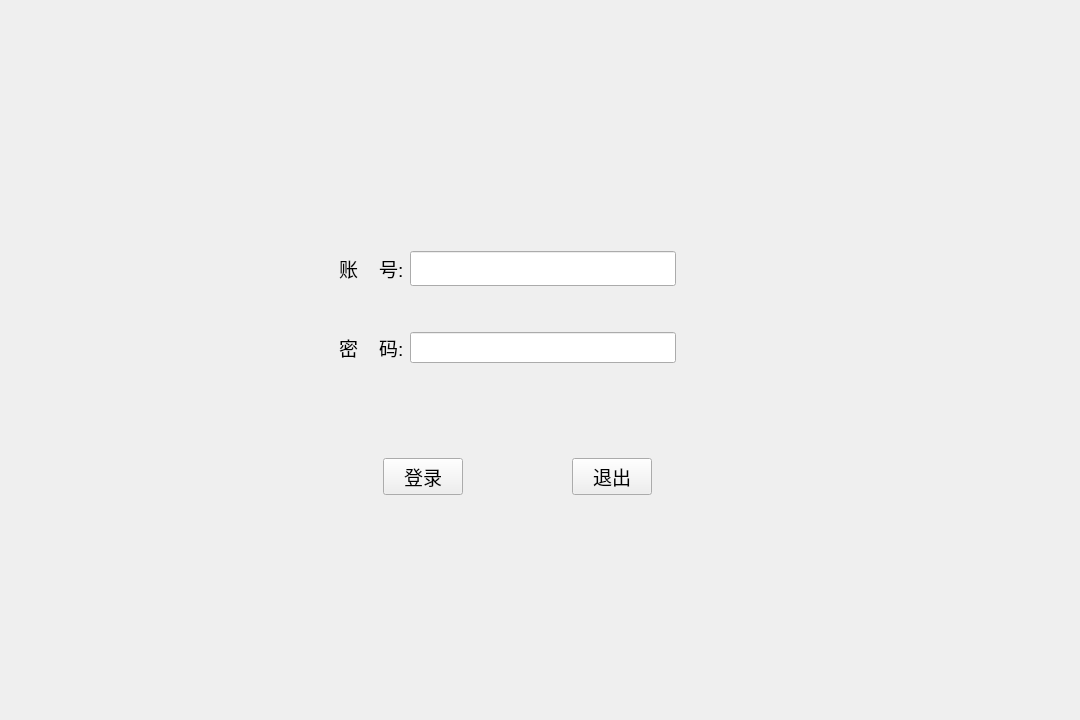
<?xml version="1.0" encoding="UTF-8"?>
<ui version="4.0">
 <class>Widget</class>
 <widget class="QWidget" name="Widget">
  <property name="geometry">
   <rect>
    <x>0</x>
    <y>0</y>
    <width>1080</width>
    <height>720</height>
   </rect>
  </property>
  <property name="sizePolicy">
   <sizepolicy hsizetype="Fixed" vsizetype="Fixed">
    <horstretch>0</horstretch>
    <verstretch>0</verstretch>
   </sizepolicy>
  </property>
  <property name="minimumSize">
   <size>
    <width>1080</width>
    <height>720</height>
   </size>
  </property>
  <property name="maximumSize">
   <size>
    <width>1080</width>
    <height>720</height>
   </size>
  </property>
  <property name="windowTitle">
   <string>登录界面</string>
  </property>
  <property name="windowIcon">
   <iconset theme="edit-copy"/>
  </property>
  <widget class="QWidget" name="widget_3" native="true">
   <property name="geometry">
    <rect>
     <x>270</x>
     <y>170</y>
     <width>495</width>
     <height>334</height>
    </rect>
   </property>
   <layout class="QVBoxLayout" name="verticalLayout">
    <item>
     <widget class="QWidget" name="widget" native="true">
      <layout class="QGridLayout" name="gridLayout">
       <item row="3" column="2">
        <widget class="QLineEdit" name="password">
         <property name="font">
          <font>
           <pointsize>14</pointsize>
          </font>
         </property>
         <property name="echoMode">
          <enum>QLineEdit::Password</enum>
         </property>
        </widget>
       </item>
       <item row="3" column="1">
        <widget class="QLabel" name="label_2">
         <property name="font">
          <font>
           <pointsize>14</pointsize>
          </font>
         </property>
         <property name="text">
          <string>密    码:</string>
         </property>
        </widget>
       </item>
       <item row="1" column="3">
        <spacer name="horizontalSpacer_4">
         <property name="orientation">
          <enum>Qt::Horizontal</enum>
         </property>
         <property name="sizeType">
          <enum>QSizePolicy::Fixed</enum>
         </property>
         <property name="sizeHint" stdset="0">
          <size>
           <width>80</width>
           <height>20</height>
          </size>
         </property>
        </spacer>
       </item>
       <item row="4" column="1">
        <spacer name="verticalSpacer_3">
         <property name="orientation">
          <enum>Qt::Vertical</enum>
         </property>
         <property name="sizeHint" stdset="0">
          <size>
           <width>20</width>
           <height>40</height>
          </size>
         </property>
        </spacer>
       </item>
       <item row="0" column="1">
        <spacer name="verticalSpacer_2">
         <property name="orientation">
          <enum>Qt::Vertical</enum>
         </property>
         <property name="sizeHint" stdset="0">
          <size>
           <width>20</width>
           <height>40</height>
          </size>
         </property>
        </spacer>
       </item>
       <item row="2" column="1">
        <spacer name="verticalSpacer">
         <property name="orientation">
          <enum>Qt::Vertical</enum>
         </property>
         <property name="sizeType">
          <enum>QSizePolicy::Fixed</enum>
         </property>
         <property name="sizeHint" stdset="0">
          <size>
           <width>20</width>
           <height>40</height>
          </size>
         </property>
        </spacer>
       </item>
       <item row="1" column="2">
        <widget class="QLineEdit" name="account">
         <property name="font">
          <font>
           <family>新宋体</family>
           <pointsize>14</pointsize>
          </font>
         </property>
        </widget>
       </item>
       <item row="1" column="1">
        <widget class="QLabel" name="label">
         <property name="font">
          <font>
           <pointsize>14</pointsize>
          </font>
         </property>
         <property name="text">
          <string>账    号:</string>
         </property>
        </widget>
       </item>
       <item row="1" column="0">
        <spacer name="horizontalSpacer_5">
         <property name="orientation">
          <enum>Qt::Horizontal</enum>
         </property>
         <property name="sizeType">
          <enum>QSizePolicy::Fixed</enum>
         </property>
         <property name="sizeHint" stdset="0">
          <size>
           <width>60</width>
           <height>20</height>
          </size>
         </property>
        </spacer>
       </item>
      </layout>
     </widget>
    </item>
    <item>
     <widget class="QWidget" name="widget_2" native="true">
      <layout class="QHBoxLayout" name="horizontalLayout">
       <item>
        <spacer name="horizontalSpacer_2">
         <property name="orientation">
          <enum>Qt::Horizontal</enum>
         </property>
         <property name="sizeHint" stdset="0">
          <size>
           <width>40</width>
           <height>20</height>
          </size>
         </property>
        </spacer>
       </item>
       <item>
        <widget class="QPushButton" name="log_in">
         <property name="font">
          <font>
           <pointsize>14</pointsize>
          </font>
         </property>
         <property name="text">
          <string>登录</string>
         </property>
        </widget>
       </item>
       <item>
        <spacer name="horizontalSpacer">
         <property name="orientation">
          <enum>Qt::Horizontal</enum>
         </property>
         <property name="sizeHint" stdset="0">
          <size>
           <width>40</width>
           <height>20</height>
          </size>
         </property>
        </spacer>
       </item>
       <item>
        <widget class="QPushButton" name="log_out">
         <property name="font">
          <font>
           <pointsize>14</pointsize>
          </font>
         </property>
         <property name="text">
          <string>退出</string>
         </property>
        </widget>
       </item>
       <item>
        <spacer name="horizontalSpacer_3">
         <property name="orientation">
          <enum>Qt::Horizontal</enum>
         </property>
         <property name="sizeHint" stdset="0">
          <size>
           <width>40</width>
           <height>20</height>
          </size>
         </property>
        </spacer>
       </item>
      </layout>
     </widget>
    </item>
   </layout>
  </widget>
 </widget>
 <resources/>
 <connections/>
</ui>
